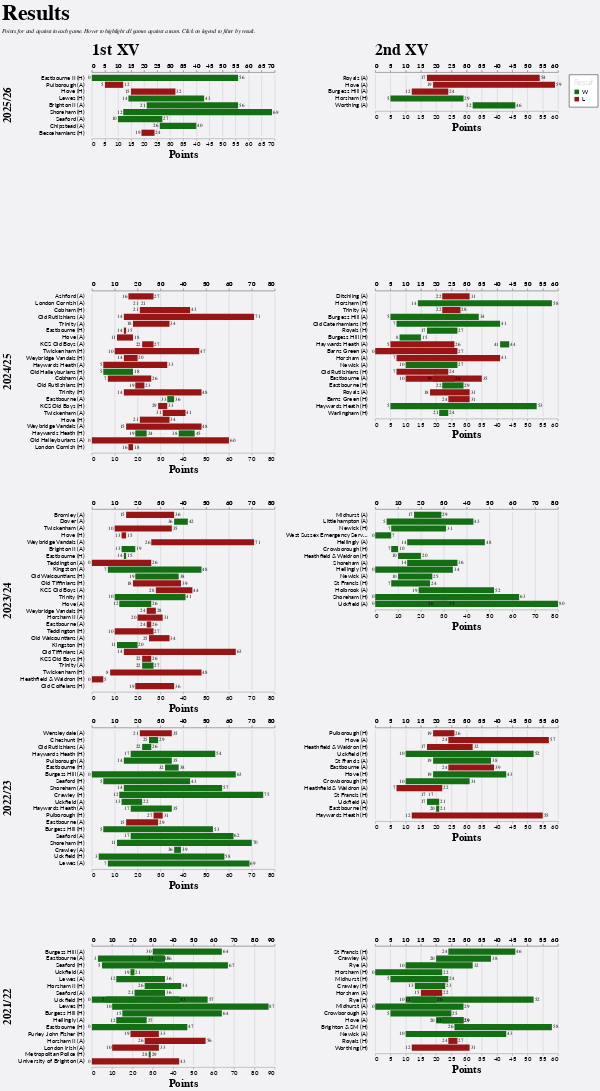

Vega-Lite specification for this chart:
### Vega-Lite specification from a JSON file in a GitHub repository (floating-point values rounded to 4 significant figures; data arrays with more than 128 entries replaced by an {"elided": "..."} marker saying what was removed)
{"config": {"axis": {"labelFont": "Lato, sans-serif", "titleFont": "PT Sans Narrow, Helvetica Neue, Helvetica, Arial, sans-serif", "labelFontSize": 13, "titleFontSize": 24, "gridColor": "#202947", "gridOpacity": 0.2}, "header": {"labelFont": "PT Sans Narrow, Helvetica Neue, Helvetica, Arial, sans-serif", "titleFont": "PT Sans Narrow, Helvetica Neue, Helvetica, Arial, sans-serif", "labelFontSize": 24, "titleFontSize": 28, "labelFontWeight": "bold", "orient": "left"}, "legend": {"labelFont": "Lato, sans-serif", "titleFont": "PT Sans Narrow, Helvetica Neue, Helvetica, Arial, sans-serif", "labelFontSize": 14, "titleFontSize": 16, "titlePadding": 5, "fillColor": "white", "strokeColor": "black", "padding": 10, "titleFontWeight": "lighter", "titleFontStyle": "italic", "titleColor": "gray", "offset": 10}, "title": {"font": "PT Sans Narrow, Helvetica Neue, Helvetica, Arial, sans-serif", "fontSize": 48, "fontWeight": "bold", "anchor": "start", "align": "center", "titlePadding": 20, "subtitlePadding": 10, "subtitleFontSize": 13, "subtitleColor": "", "subtitleFontStyle": "italic", "offset": 15, "color": "black"}, "axisX": {"labelAngle": 0}, "facet": {"title": null, "header": null, "align": {"row": "each", "column": "each"}}, "resolve": {"scale": {"y": "independent", "facet": "independent"}}, "background": "#f2f1f4", "view": {"strokeWidth": 0}}, "data": {"name": "data-6a53f67eddea6c831df1e0d6c0e14c94"}, "facet": {"column": {"field": "squad", "header": {"labelAnchor": "start", "labelExpr": "datum.value + ' XV'", "labelFontSize": 36, "title": null}, "title": null, "type": "nominal"}, "row": {"field": "season", "sort": {"field": "season", "order": "descending"}, "title": null, "type": "nominal"}}, "spec": {"layer": [{"mark": {"type": "bar"}, "encoding": {"color": {"field": "result", "legend": {"orient": "right", "title": "Result", "titleOrient": "top"}, "scale": {"domain": ["W", "L"], "range": ["#146f14", "#981515"]}, "type": "nominal"}, "detail": {"field": "game_id", "type": "nominal"}, "opacity": {"condition": {"param": "param_4", "value": 1.0, "empty": true}, "value": 0.2}, "x": {"axis": {"offset": 5, "orient": "bottom"}, "field": "pf", "title": "Points", "type": "quantitative"}, "x2": {"field": "pa"}, "y": {"axis": {"domain": false, "grid": false, "offset": 15, "ticks": false, "title": null}, "field": "game_label", "sort": {"field": "date", "order": "descending"}, "title": null, "type": "nominal"}}, "name": "view_2"}, {"mark": {"type": "text", "align": "right", "dx": -2, "dy": 0}, "encoding": {"color": {"value": "black"}, "detail": {"field": "game_id", "type": "nominal"}, "opacity": {"condition": {"param": "param_4", "value": 1.0, "empty": true}, "value": 0.2}, "text": {"field": "loser", "type": "nominal"}, "x": {"axis": {"offset": 5, "orient": "top"}, "field": "loser", "title": null, "type": "quantitative"}, "y": {"axis": {"domain": false, "grid": false, "offset": 15, "ticks": false, "title": null}, "field": "game_label", "sort": {"field": "date", "order": "descending"}, "title": null, "type": "nominal"}}}, {"mark": {"type": "text", "align": "left", "dx": 2, "dy": 0}, "encoding": {"color": {"value": "black"}, "detail": {"field": "game_id", "type": "nominal"}, "opacity": {"condition": {"param": "param_4", "value": 1.0, "empty": true}, "value": 0.2}, "text": {"field": "winner", "type": "nominal"}, "x": {"axis": {"offset": 5, "orient": "top"}, "field": "winner", "title": null, "type": "quantitative"}, "y": {"axis": {"domain": false, "grid": false, "offset": 15, "ticks": false, "title": null}, "field": "game_label", "sort": {"field": "date", "order": "descending"}, "title": null, "type": "nominal"}}}], "height": {"step": 15}, "transform": [{"filter": {"param": "param_5"}}], "width": 400}, "params": [{"name": "param_4", "select": {"type": "point", "clear": "mouseout", "fields": ["opposition"], "on": "hover"}, "views": ["view_2"]}, {"name": "param_5", "select": {"type": "point", "fields": ["result"]}, "bind": "legend", "views": ["view_2"]}], "resolve": {"scale": {"x": "independent", "y": "independent"}}, "spacing": 10, "title": {"text": "Results", "subtitle": "Points for and against in each game. Hover to highlight all games against a team. Click on legend to filter by result."}, "$schema": "https://vega.github.io/schema/vega-lite/v5.20.1.json", "datasets": {"data-6a53f67eddea6c831df1e0d6c0e14c94": {"elided": "168 records"}}}
